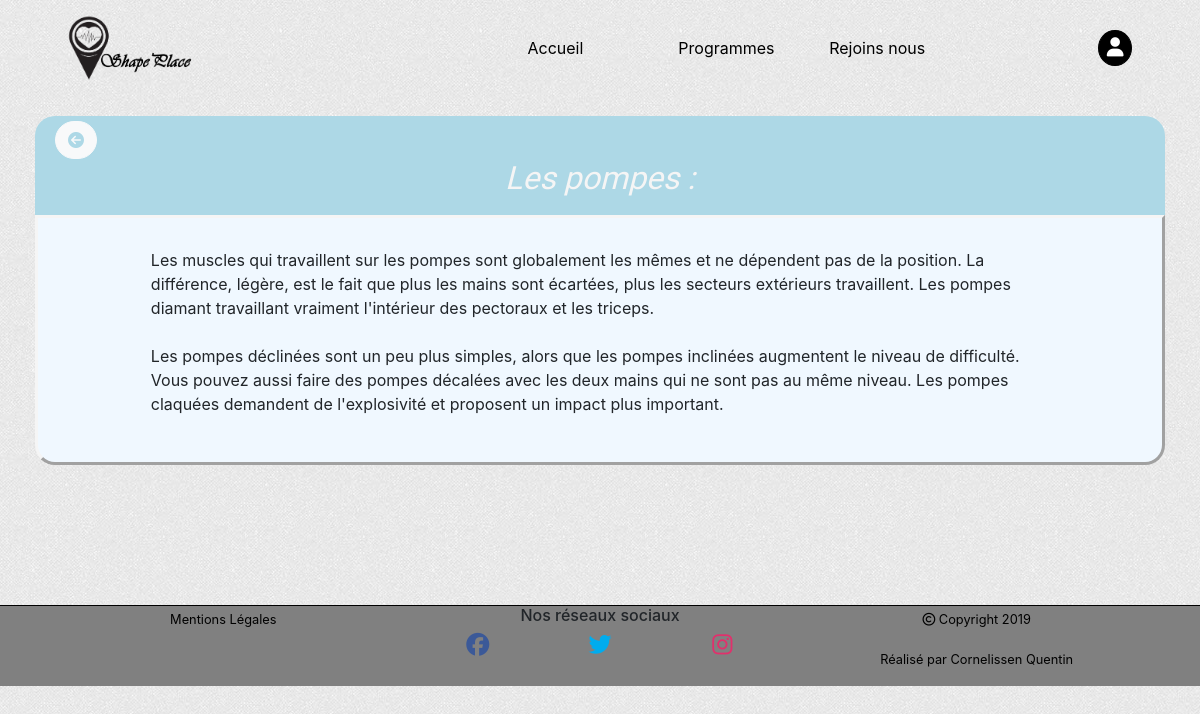
Page /index.php?action=list&id=4 on the committed database.
### tables this page shows
CREATE TABLE IF NOT EXISTS `section` (
  `id` int(11) NOT NULL AUTO_INCREMENT,
  `name` varchar(255) NOT NULL,
  `extract` varchar(255) NOT NULL,
  `content` text NOT NULL,
  PRIMARY KEY (`id`)
);

### controller/frontend/ProgramController.php (called while the page is built, shortened)
<?php
require_once ('model/SectionManager.php');
Class ProgramController
{
	public function showPrograms($idSection)
	{
		$sectionManager = new Cornelissen\Shapeplace\Model\SectionManager();
		$section = $sectionManager->getSection($idSection);
		require('view/frontend/listProgram.php');
	}
}

### model/SectionManager.php (called while the page is built, shortened)
<?php
Class SectionManager extends Manager
{
	public function getSection($idSection)
	{
		$db = $this->dbConnect();
		$req = $db->prepare('SELECT * FROM section WHERE id = ?');
		$req->execute(array($idSection));
		$section = $req->fetch();
		return $section;
	}
}

### view/frontend/listProgram.php (the view, shortened to what this page needs)
<div class="row">
	<div class="col-lg-12 cadreTitle">
		<div class="row">
			<div class="col-lg-3 backSection">
				<a href="index.php?action=section" class="btn btn-light"><i class="fas fa-arrow-circle-left"></i></a>
			</div>
		</div>
		<div class='row'>
			<div class="offset-lg-3 col-lg-6">
				<h2 class="titreSection"><?= $section['name'] ?> : </h2>
			</div>
		</div>
	</div>
</div>
<div class="row">
	<div class="col-lg-12 contentSection">
		<div class="row">
			<div class="offset-lg-1 col-lg-10">
				<p><?= nl2br($section['content']) ?></p>
			</div>
		</div>
	</div>
</div>
<?php
require('template.php');
?>

### public/css/style.css (style rules this page uses)
body { background: url('../images/light_toast.png'); }
.cadreTitle { margin : 20px 0 0 0; border-top-right-radius : 20px; border-top-left-radius : 20px; background: lightblue; }
.backSection a , .backListProgram a { margin-top: 5px; border-radius: 20px; color : lightblue; }
.titreSection, .titreProgram { text-align: center; font-style: italic; color: whitesmoke; padding-bottom: 10px; font-family: 'Mansalva', cursive; }
.content,.contentSection { padding: 30px 0 30px 0; background: aliceblue; border-bottom-right-radius: 20px; border-bottom-left-radius: 20px; border: 3px outset whitesmoke; }

### rows in the picture
section: name "Les pompes", content "Les muscles qui travaillent sur les pompes sont globalement les mêmes et ne dépendent pas de la position. La différence, légère, est le fait que plus les mains sont écartées, plus les secteurs extérieurs travaillent. Les pompes diamant travaillant vraiment l'intérieur des pectoraux et les triceps. Les pompes déclinées sont un peu plus simples, alors que les pompes inclinées augmentent le niveau de difficulté. Vous pouvez aussi faire des pompes décalées avec les deux mains qui ne sont pas au même niveau. Les pompes claquées demandent de l'explosivité et proposent un impact plus important."
